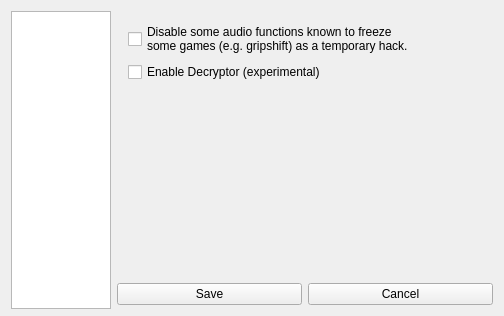
<?xml version="1.0" encoding="UTF-8"?>
<ui version="4.0">
 <class>settingsDialogClass</class>
 <widget class="QDialog" name="settingsDialogClass">
  <property name="geometry">
   <rect>
    <x>0</x>
    <y>0</y>
    <width>504</width>
    <height>316</height>
   </rect>
  </property>
  <property name="minimumSize">
   <size>
    <width>504</width>
    <height>316</height>
   </size>
  </property>
  <property name="maximumSize">
   <size>
    <width>504</width>
    <height>316</height>
   </size>
  </property>
  <property name="windowTitle">
   <string>Settings</string>
  </property>
  <property name="windowFilePath">
   <string/>
  </property>
  <layout class="QGridLayout" name="gridLayout_2">
   <item row="0" column="0" rowspan="2">
    <widget class="QListWidget" name="optionsList">
     <property name="sizePolicy">
      <sizepolicy hsizetype="Fixed" vsizetype="Fixed">
       <horstretch>0</horstretch>
       <verstretch>12</verstretch>
      </sizepolicy>
     </property>
     <property name="minimumSize">
      <size>
       <width>100</width>
       <height>298</height>
      </size>
     </property>
     <property name="maximumSize">
      <size>
       <width>100</width>
       <height>298</height>
      </size>
     </property>
     <property name="iconSize">
      <size>
       <width>48</width>
       <height>48</height>
      </size>
     </property>
     <property name="resizeMode">
      <enum>QListView::Adjust</enum>
     </property>
     <property name="spacing">
      <number>4</number>
     </property>
     <property name="viewMode">
      <enum>QListView::IconMode</enum>
     </property>
    </widget>
   </item>
   <item row="0" column="1" colspan="2">
    <widget class="QStackedWidget" name="pagesWidget">
     <property name="frameShape">
      <enum>QFrame::NoFrame</enum>
     </property>
     <property name="frameShadow">
      <enum>QFrame::Plain</enum>
     </property>
     <property name="currentIndex">
      <number>3</number>
     </property>
     <widget class="QWidget" name="videoOptions">
      <layout class="QGridLayout" name="gridLayout_3">
       <item row="0" column="0">
        <widget class="QCheckBox" name="enableShadersCheck">
         <property name="text">
          <string>Enable Shaders (only recommended for some games with NVIDIA card)</string>
         </property>
        </widget>
       </item>
       <item row="1" column="0">
        <spacer name="verticalSpacer">
         <property name="orientation">
          <enum>Qt::Vertical</enum>
         </property>
         <property name="sizeHint" stdset="0">
          <size>
           <width>20</width>
           <height>40</height>
          </size>
         </property>
        </spacer>
       </item>
      </layout>
     </widget>
     <widget class="QWidget" name="soundOptions">
      <layout class="QGridLayout" name="gridLayout_5">
       <item row="0" column="0">
        <widget class="QLabel" name="SoundBufferSizeLabel">
         <property name="text">
          <string>Sound buffer count:</string>
         </property>
         <property name="alignment">
          <set>Qt::AlignCenter</set>
         </property>
        </widget>
       </item>
       <item row="1" column="0" rowspan="2">
        <widget class="QSlider" name="SoundBufferSizeSlider">
         <property name="sizePolicy">
          <sizepolicy hsizetype="Minimum" vsizetype="Expanding">
           <horstretch>0</horstretch>
           <verstretch>0</verstretch>
          </sizepolicy>
         </property>
         <property name="minimum">
          <number>0</number>
         </property>
         <property name="maximum">
          <number>16</number>
         </property>
         <property name="singleStep">
          <number>1</number>
         </property>
         <property name="pageStep">
          <number>5</number>
         </property>
         <property name="value">
          <number>2</number>
         </property>
         <property name="tracking">
          <bool>true</bool>
         </property>
         <property name="orientation">
          <enum>Qt::Vertical</enum>
         </property>
         <property name="invertedAppearance">
          <bool>false</bool>
         </property>
         <property name="invertedControls">
          <bool>true</bool>
         </property>
         <property name="tickPosition">
          <enum>QSlider::TicksBothSides</enum>
         </property>
         <property name="tickInterval">
          <number>1</number>
         </property>
        </widget>
       </item>
       <item row="1" column="1">
        <widget class="QCheckBox" name="muteAudioCheckBox">
         <property name="text">
          <string>Mute audio</string>
         </property>
        </widget>
       </item>
       <item row="3" column="0">
        <widget class="QSpinBox" name="SoundBufferSizeSpinBox">
         <property name="alignment">
          <set>Qt::AlignCenter</set>
         </property>
         <property name="suffix">
          <string> X frames</string>
         </property>
         <property name="prefix">
          <string/>
         </property>
         <property name="minimum">
          <number>0</number>
         </property>
         <property name="maximum">
          <number>16</number>
         </property>
         <property name="value">
          <number>2</number>
         </property>
        </widget>
       </item>
       <item row="4" column="0">
        <widget class="QPushButton" name="SoundBufferDefaultSizeButton">
         <property name="text">
          <string>Default</string>
         </property>
        </widget>
       </item>
       <item row="0" column="1">
        <spacer name="horizontalSpacer">
         <property name="orientation">
          <enum>Qt::Horizontal</enum>
         </property>
         <property name="sizeHint" stdset="0">
          <size>
           <width>40</width>
           <height>20</height>
          </size>
         </property>
        </spacer>
       </item>
       <item row="2" column="1">
        <spacer name="verticalSpacer_4">
         <property name="orientation">
          <enum>Qt::Vertical</enum>
         </property>
         <property name="sizeHint" stdset="0">
          <size>
           <width>20</width>
           <height>40</height>
          </size>
         </property>
        </spacer>
       </item>
      </layout>
     </widget>
     <widget class="QWidget" name="memcardOptions">
      <layout class="QGridLayout" name="gridLayout">
       <item row="0" column="0">
        <widget class="QCheckBox" name="disableMemStickCheck">
         <property name="text">
          <string>Disable Memcard insert ( no memstick inserted behaviour)</string>
         </property>
        </widget>
       </item>
       <item row="1" column="0">
        <spacer name="verticalSpacer_2">
         <property name="orientation">
          <enum>Qt::Vertical</enum>
         </property>
         <property name="sizeHint" stdset="0">
          <size>
           <width>20</width>
           <height>40</height>
          </size>
         </property>
        </spacer>
       </item>
      </layout>
     </widget>
     <widget class="QWidget" name="hackOptions">
      <layout class="QGridLayout" name="gridLayout_4">
       <item row="0" column="0">
        <widget class="QCheckBox" name="disableAudioFucCheckBox">
         <property name="sizePolicy">
          <sizepolicy hsizetype="Minimum" vsizetype="Minimum">
           <horstretch>0</horstretch>
           <verstretch>0</verstretch>
          </sizepolicy>
         </property>
         <property name="text">
          <string>Disable some audio functions known to freeze
some games (e.g. gripshift) as a temporary hack.</string>
         </property>
        </widget>
       </item>
       <item row="2" column="0">
        <spacer name="verticalSpacer_3">
         <property name="orientation">
          <enum>Qt::Vertical</enum>
         </property>
         <property name="sizeHint" stdset="0">
          <size>
           <width>20</width>
           <height>40</height>
          </size>
         </property>
        </spacer>
       </item>
       <item row="1" column="0">
        <widget class="QCheckBox" name="decryptorcheckBox">
         <property name="text">
          <string>Enable Decryptor (experimental)</string>
         </property>
        </widget>
       </item>
      </layout>
     </widget>
    </widget>
   </item>
   <item row="1" column="1">
    <widget class="QPushButton" name="SaveButton">
     <property name="text">
      <string>Save</string>
     </property>
    </widget>
   </item>
   <item row="1" column="2">
    <widget class="QPushButton" name="CancelButton">
     <property name="text">
      <string>Cancel</string>
     </property>
    </widget>
   </item>
  </layout>
 </widget>
 <layoutdefault spacing="6" margin="11"/>
 <resources>
  <include location="pcsp.qrc"/>
 </resources>
 <connections>
  <connection>
   <sender>optionsList</sender>
   <signal>currentItemChanged(QListWidgetItem*,QListWidgetItem*)</signal>
   <receiver>settingsDialogClass</receiver>
   <slot>changePage(QListWidgetItem*,QListWidgetItem*)</slot>
   <hints>
    <hint type="sourcelabel">
     <x>64</x>
     <y>216</y>
    </hint>
    <hint type="destinationlabel">
     <x>281</x>
     <y>273</y>
    </hint>
   </hints>
  </connection>
  <connection>
   <sender>SaveButton</sender>
   <signal>pressed()</signal>
   <receiver>settingsDialogClass</receiver>
   <slot>SaveAction()</slot>
   <hints>
    <hint type="sourcelabel">
     <x>128</x>
     <y>296</y>
    </hint>
    <hint type="destinationlabel">
     <x>199</x>
     <y>302</y>
    </hint>
   </hints>
  </connection>
  <connection>
   <sender>CancelButton</sender>
   <signal>pressed()</signal>
   <receiver>settingsDialogClass</receiver>
   <slot>SaveAction()</slot>
   <hints>
    <hint type="sourcelabel">
     <x>422</x>
     <y>296</y>
    </hint>
    <hint type="destinationlabel">
     <x>466</x>
     <y>294</y>
    </hint>
   </hints>
  </connection>
  <connection>
   <sender>SoundBufferDefaultSizeButton</sender>
   <signal>pressed()</signal>
   <receiver>settingsDialogClass</receiver>
   <slot>soundBufferDefault()</slot>
   <hints>
    <hint type="sourcelabel">
     <x>233</x>
     <y>263</y>
    </hint>
    <hint type="destinationlabel">
     <x>354</x>
     <y>65</y>
    </hint>
   </hints>
  </connection>
  <connection>
   <sender>SoundBufferSizeSpinBox</sender>
   <signal>valueChanged(int)</signal>
   <receiver>SoundBufferSizeSlider</receiver>
   <slot>setValue(int)</slot>
   <hints>
    <hint type="sourcelabel">
     <x>194</x>
     <y>228</y>
    </hint>
    <hint type="destinationlabel">
     <x>170</x>
     <y>68</y>
    </hint>
   </hints>
  </connection>
  <connection>
   <sender>SoundBufferSizeSlider</sender>
   <signal>valueChanged(int)</signal>
   <receiver>SoundBufferSizeSpinBox</receiver>
   <slot>setValue(int)</slot>
   <hints>
    <hint type="sourcelabel">
     <x>202</x>
     <y>114</y>
    </hint>
    <hint type="destinationlabel">
     <x>201</x>
     <y>225</y>
    </hint>
   </hints>
  </connection>
 </connections>
 <slots>
  <slot>changePage(QListWidgetItem*,QListWidgetItem*)</slot>
  <slot>SaveAction()</slot>
  <slot>CancelAction()</slot>
  <slot>soundBufferDefault()</slot>
 </slots>
</ui>
